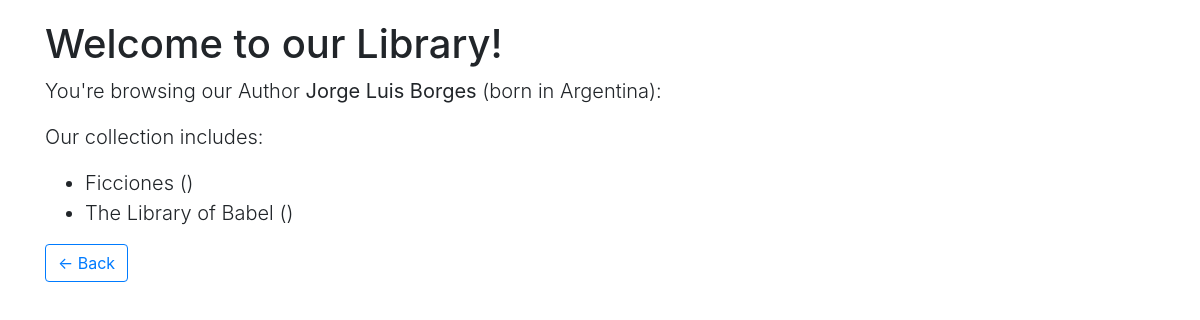
Page /author/5/ on the committed database.
### sample_app/models.py (models this page shows, shortened)
class Author(models.Model):
    name = models.CharField(max_length=255)
    country = models.ForeignKey(Country, on_delete=models.CASCADE)

class Country(models.Model):
    name = models.CharField(max_length=255)

class Book(models.Model):
    title = models.CharField(max_length=255)
    author = models.ForeignKey(Author, on_delete=models.CASCADE)
    isbn = models.CharField(max_length=255)

### sample_app/views.py (the view)
# urls.py: path('author/<int:author_id>/', views.author, name='author_by_id'),
def author(request, author_id):
    try:
        author = Author.objects.get(id=author_id)
    except Author.DoesNotExist:
        return HttpResponseNotFound()
    return render(request, 'author.html', {
        'author': author
    })

### sample_app/templates/author.html
{% extends "base.html" %}
{% block main %}
  <p class="h1">Welcome to our Library!</p>
  <div class="lead">
    <p>You're browsing our Author <strong>{{ author.name}}</strong> (born in {{ author.country.name }}):</p>
    <p>Our collection includes:</p>
    <ul>
      {% for book in author.book_set.all %}
      <li>{{ book.title }} ({{ book.popularity }})</li>
      {% endfor %}
    </ul>
  </div>
  <a href="/authors"><button type="button" class="btn btn-outline-primary">← Back</button></a>
{% endblock %}

### sample_app/templates/base.html (style rules this page uses)
.container { margin-top: 20px; }

### rows in the picture
Author: name "Jorge Luis Borges", country.name "Argentina"
Book: title "Ficciones"
Book: title "The Library of Babel"
